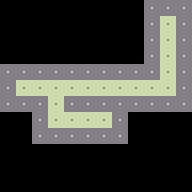

Rendered tile map (Tiled .tmx) drawn with the repository's tilesets; below, a short description and the full map source, tile grids included:
An orthogonal 12x12 tile map with 16x16 px tiles, 2 tile layers (Ground, Walls), 2 tilesets and 5 objects.

<map version="1.2" tiledversion="1.2.4" orientation="orthogonal" renderorder="right-down" width="12" height="12" tilewidth="16" tileheight="16" infinite="0" nextlayerid="4" nextobjectid="16">
 <tileset firstgid="1" source="level-tiles.tsx" />
 <tileset firstgid="65" source="player.tsx" />
 <layer id="1" name="Ground" width="12" height="12">
  <data encoding="csv">
0,0,0,0,0,0,0,0,0,0,0,0,
0,0,0,0,0,0,0,0,0,0,2,0,
0,0,0,0,0,0,0,0,0,0,2,0,
0,0,0,0,0,0,0,0,0,0,2,0,
0,0,0,0,0,0,0,0,0,0,2,0,
0,2,2,2,2,2,2,2,2,2,2,0,
0,0,0,2,0,0,0,0,0,0,0,0,
0,0,0,2,2,2,2,0,0,0,0,0,
0,0,0,0,0,0,0,0,0,0,0,0,
0,0,0,0,0,0,0,0,0,0,0,0,
0,0,0,0,0,0,0,0,0,0,0,0,
0,0,0,0,0,0,0,0,0,0,0,0
</data>
 </layer>
 <layer id="2" name="Walls" width="12" height="12">
  <data encoding="csv">
0,0,0,0,0,0,0,0,0,1,1,1,
0,0,0,0,0,0,0,0,0,1,0,1,
0,0,0,0,0,0,0,0,0,1,0,1,
0,0,0,0,0,0,0,0,0,1,0,1,
1,1,1,1,1,1,1,1,1,1,0,1,
1,0,0,0,0,0,0,0,0,0,0,1,
1,1,1,0,1,1,1,1,1,1,1,1,
0,0,1,0,0,0,0,1,0,0,0,0,
0,0,1,1,1,1,1,1,0,0,0,0,
0,0,0,0,0,0,0,0,0,0,0,0,
0,0,0,0,0,0,0,0,0,0,0,0,
0,0,0,0,0,0,0,0,0,0,0,0
</data>
 </layer>
 <objectgroup id="3" name="Objects">
  <object id="11" gid="41" x="160" y="32" width="16" height="16">
   <properties>
    <property name="next_level" value="level4" />
   </properties>
  </object>
  <object id="12" gid="34" x="160" y="80" width="16" height="16" />
  <object id="13" gid="34" x="64" y="96" width="16" height="16" />
  <object id="14" gid="33" x="96" y="128" width="16" height="16" />
  <object id="15" gid="65" x="16" y="96" width="12" height="12" />
 </objectgroup>
</map>
